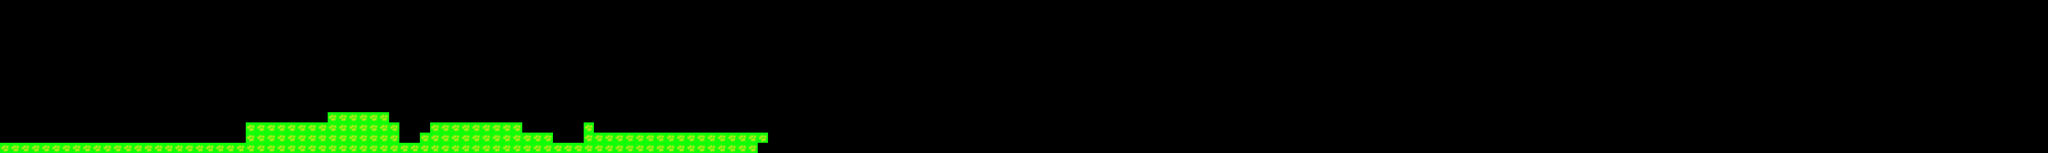

A 2D game scene composited from a Tiled map and its tileset images. What follows is a short description and the map's XML, with each tile layer's data collapsed to a summary:
An orthogonal 200x15 tile map with 32x32 px tiles, 1 tile layer (ground).

<map version="1.0" orientation="orthogonal" width="200" height="15" tilewidth="32" tileheight="32">
 <tileset firstgid="1" name="grass" tilewidth="32" tileheight="32">
  <image source="../res/grass.png" width="64" height="64" />
  <tile id="0">
   <properties>
    <property name="solid" value="" />
   </properties>
  </tile>
 </tileset>
 <layer name="ground" width="200" height="15">
  <data>[3000 cells, 151 non-empty, 1 distinct tile ids]</data>
 </layer>
</map>
